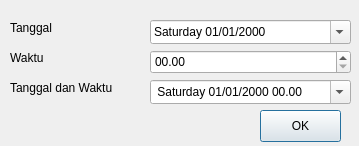
<?xml version="1.0" encoding="UTF-8"?>
<ui version="4.0">
 <class>Dialog</class>
 <widget class="QDialog" name="Dialog">
  <property name="geometry">
   <rect>
    <x>0</x>
    <y>0</y>
    <width>359</width>
    <height>146</height>
   </rect>
  </property>
  <property name="windowTitle">
   <string>Demo QDateTimeEdit</string>
  </property>
  <widget class="QDateEdit" name="dateEdit">
   <property name="geometry">
    <rect>
     <x>150</x>
     <y>20</y>
     <width>201</width>
     <height>24</height>
    </rect>
   </property>
   <property name="displayFormat">
    <string>dddd dd/MM/yyyy</string>
   </property>
   <property name="calendarPopup">
    <bool>true</bool>
   </property>
  </widget>
  <widget class="QLabel" name="label">
   <property name="geometry">
    <rect>
     <x>10</x>
     <y>20</y>
     <width>60</width>
     <height>16</height>
    </rect>
   </property>
   <property name="text">
    <string>Tanggal</string>
   </property>
  </widget>
  <widget class="QLabel" name="label_2">
   <property name="geometry">
    <rect>
     <x>10</x>
     <y>50</y>
     <width>60</width>
     <height>16</height>
    </rect>
   </property>
   <property name="text">
    <string>Waktu</string>
   </property>
  </widget>
  <widget class="QLabel" name="label_3">
   <property name="geometry">
    <rect>
     <x>10</x>
     <y>80</y>
     <width>121</width>
     <height>16</height>
    </rect>
   </property>
   <property name="text">
    <string>Tanggal dan Waktu</string>
   </property>
  </widget>
  <widget class="QTimeEdit" name="timeEdit">
   <property name="geometry">
    <rect>
     <x>150</x>
     <y>50</y>
     <width>201</width>
     <height>24</height>
    </rect>
   </property>
   <property name="displayFormat">
    <string>hh.mm</string>
   </property>
  </widget>
  <widget class="QDateTimeEdit" name="dateTimeEdit">
   <property name="geometry">
    <rect>
     <x>150</x>
     <y>80</y>
     <width>201</width>
     <height>24</height>
    </rect>
   </property>
   <property name="displayFormat">
    <string> dddd dd/MM/yyyy hh.mm</string>
   </property>
   <property name="calendarPopup">
    <bool>true</bool>
   </property>
  </widget>
  <widget class="QPushButton" name="pushButton">
   <property name="geometry">
    <rect>
     <x>260</x>
     <y>110</y>
     <width>81</width>
     <height>32</height>
    </rect>
   </property>
   <property name="text">
    <string>OK</string>
   </property>
  </widget>
 </widget>
 <resources/>
 <connections/>
</ui>
